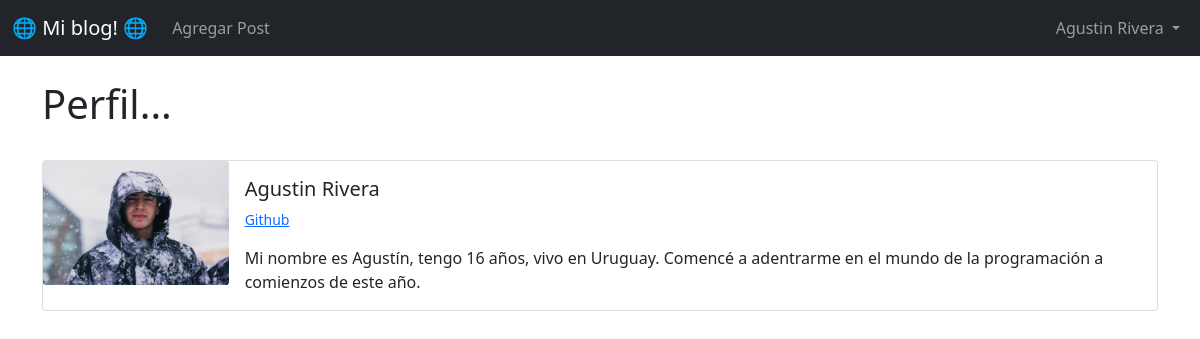
Screenshot of /appblog2/1/perfil/ (signed in) with the database file from the repository.
### appblog/models.py (models this page shows, shortened)
class Perfil(models.Model):
    user = models.OneToOneField(User, null=True, on_delete=models.CASCADE)
    bio = models.TextField()
    perfil_imagen = models.ImageField(null=True, blank=True, upload_to="imagenes/perfil/")
    Instagram_url = models.CharField(max_length=255, null=True, blank=True)
    github_url =  models.CharField(max_length=255, null=True, blank=True)
    fb_url = models.CharField(max_length=255, null=True, blank=True)
    web_url =  models.CharField(max_length=255, null=True, blank=True)
    Twitter_url = models.CharField(max_length=255, null=True, blank=True)

### appblog2/views.py (the view)
# urls.py: path('<pk>/perfil/', ShowProfilePageView.as_view(), name='show_profile'),
class ShowProfilePageView(DetailView):
    model = Perfil
    template_name = 'registration/user_profile.html'
    def get_context_data(self, *args, **kwargs):
        context = super(ShowProfilePageView, self).get_context_data(*args, **kwargs)
        page_user = get_object_or_404(Perfil, id=self.kwargs["pk"])
        context["page_user"] = page_user
        return context

### appblog2/templates/registration/user_profile.html (shortened to what this page needs)
{% extends 'appblog/base.html' %}
{% block content %}
<h1> Perfil... </h1>
<br/>
<div class="card mb-3" >
    <div class="row g-0">
        <div class="col-md-2">
{% if page_user.perfil_imagen %}
    <img src="{{ page_user.perfil_imagen.url }}" class="card-img" >
{% else %}
    <img src="https://180dc.org/wp-content/uploads/2016/08/default-profile.png" class="card-img" >
{% endif %}
        </div>
        <div class="col-md-10">
        <div class="card-body">
            <h5 class="card-title">
                {{ page_user.user.first_name}}
                {{page_user.user.last_name}}
            </h5>
        <p class= "small text-muted">
            {% if page_user.github_url %}
                <a href="{{ page_user.github_url }}">Github </a>
            {% endif %}
            </p>
            <p class="card-text">{{ page_user.bio }}</p>
        </div>
        </div>
    </div>
    </div>
{% endblock %}

### appblog/templates/appblog/base.html (shortened to what this page needs)
<!doctype html>
<html lang="en">
  <head>
    <link href="https://cdn.jsdelivr.net/npm/bootstrap@5.0.2/dist/css/bootstrap.min.css" rel="stylesheet">
  </head>
  <body>
    <nav class="navbar navbar-expand-lg navbar-dark bg-dark">
        <div class="container-fluid">
          <a class="navbar-brand" href="{% url 'inicio' %}"> 🌐 Mi blog! 🌐</a>
          <div class="collapse navbar-collapse" id="navbarSupportedContent">
            <ul class="navbar-nav me-auto mb-2 mb-lg-0">
              {% if request.user.is_authenticated %}
                <li class="nav-item">
                <a class="nav-link" href="{% url 'agregar-post' %}">Agregar Post</a>
              {% endif %}
            </ul>
          {% if request.user.is_authenticated %}
            <ul class="navbar-nav ml-auto">
              <li class="nav-item dropdown">
                <a class="nav-link dropdown-toggle" href="#" id="navbarDropdown" role="button" data-bs-toggle="dropdown" aria-expanded="false">
                  {{ user.first_name}}
                  {{user.last_name}}
                </a>
              </li>
                </ul>
          {% endif %}
          </div>
        </div>
      </nav>
    <br/>
    <div class="container">
    {% block content%}
    {% endblock%}
    </div>
  </body>
</html>

### rows the page displays
Perfil: perfil_imagen (picture), user.first_name "Agustin", user.last_name "Rivera", bio "Mi nombre es Agustín, tengo 16 años, vivo en Uruguay. Comencé a adentrarme en el mundo de la programación a comienzos de este año."

### other values shown
{{ user.first_name }} "Agustin"
{{ user.last_name }} "Rivera"
